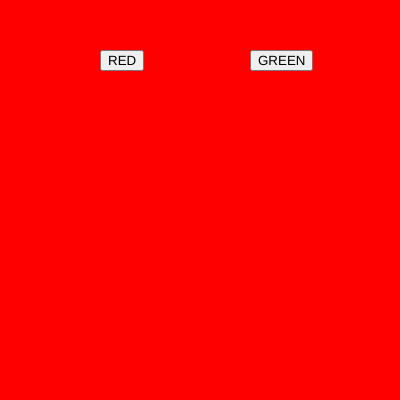
Frame 1 (no input)
Frame 60 (no input): identical to frame 1, image omitted
Frame 120 (the mouse pressed at the canvas centre since frame 60): identical to frame 1, image omitted

The p5.js sketch that drew this single still picture (run headless with seeded random() and noise() and a simulated clock; from frame 60 on, the mouse is pressed at the canvas centre):

// p5.js sketch
// ── sketch.js
var btn_red;
var btn_green;

var r = 0;
var g = 0;
var b = 0;

function setup() {
  createCanvas(400, 400); 
  
  btn_red= createButton("RED");
  btn_red.position(100,50)
  btn_red.mousePressed(red_bg)


  btn_green= createButton("GREEN");
  btn_green.position(250,50)
  btn_green.mousePressed(green_bg)
  background("white");
}

function draw() {

  if (btn_green.mousePressed){
    background("green")
  }

  if (btn_red.mousePressed){
    background("red")
  }

  
}


function red_bg(){
  r=255
  g=0
  b=0
}

function green_bg(){
  r=0
  g=255
  b=0
}
